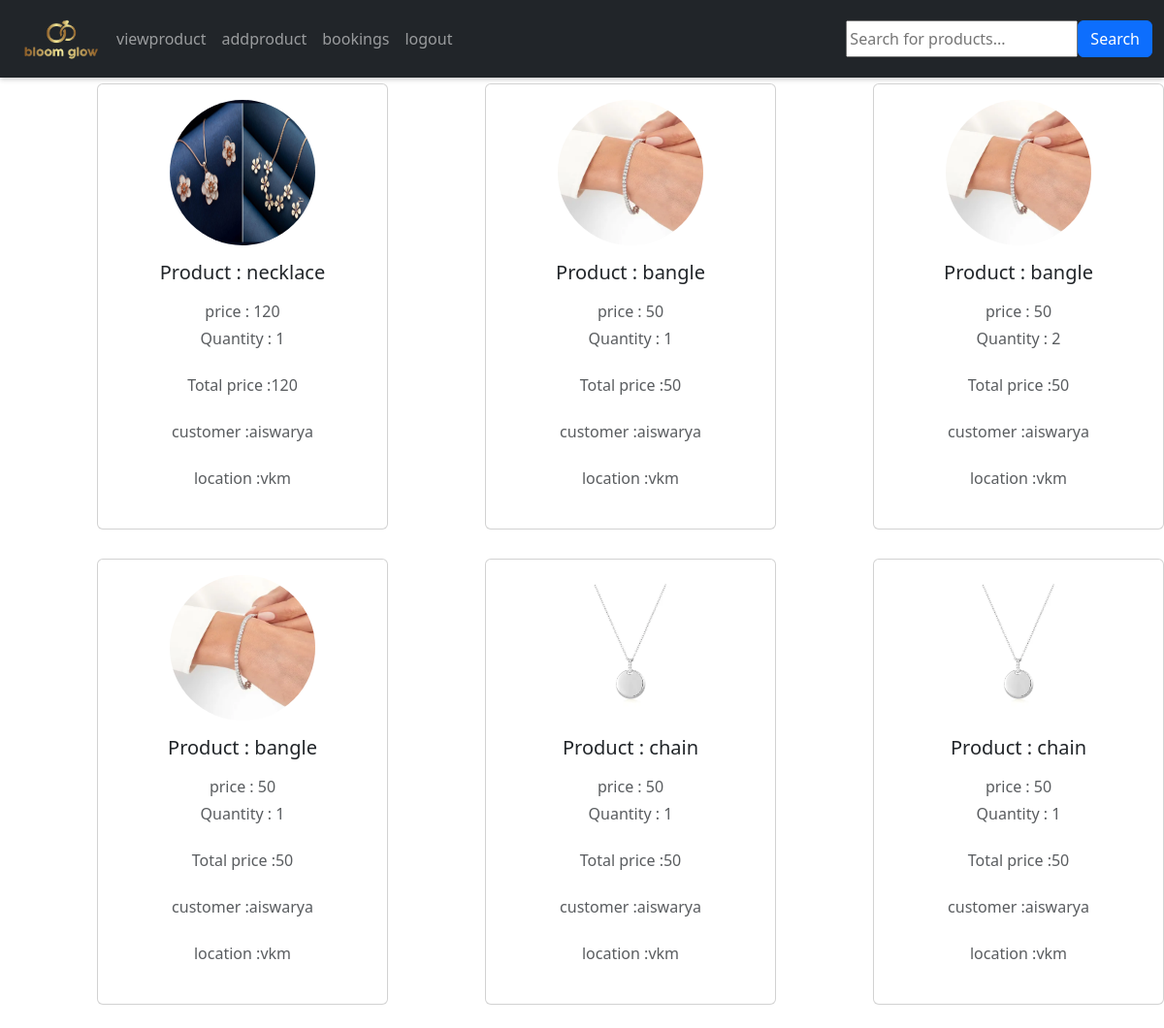
/bookinghistry (signed in), run on an earlier commit of the app's database.
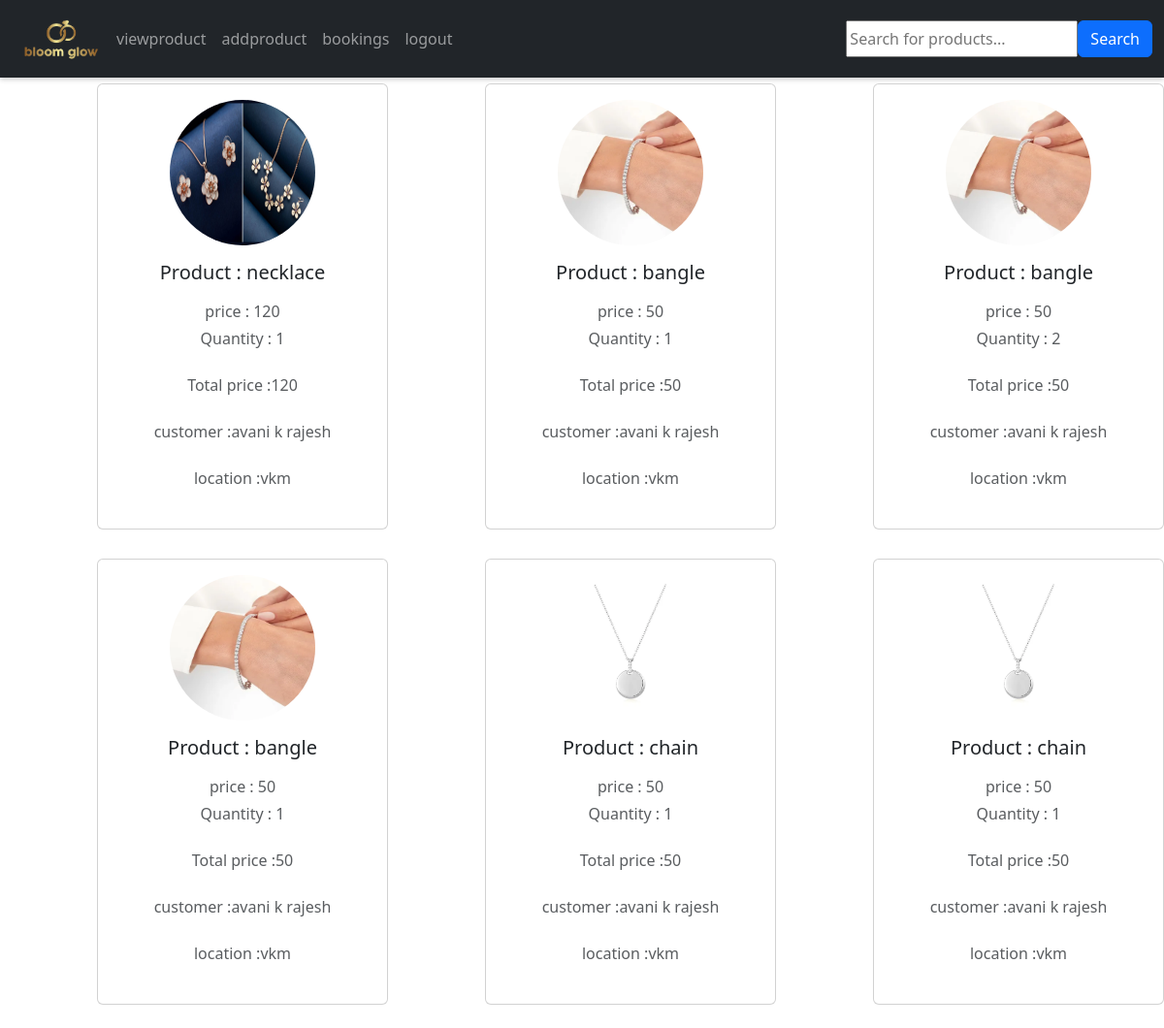
And on a later commit of the database.
### app/models.py (models this page shows, shortened)
class Buy(models.Model):
    product = models.ForeignKey(Product,on_delete=models.CASCADE)
    user = models.ForeignKey(Register,on_delete=models.CASCADE)
    date_of_buying = models.TextField()
    quantity = models.IntegerField()
    price = models.IntegerField()
    DELIVERY_STATUS_CHOICES = [
        ("Pending", "Pending"),
        ("Shipped", "Shipped"),
        ("In Transit", "In Transit"),
        ("Delivered", "Delivered"),
    ]
    delivery_status = models.CharField(
        max_length=20, choices=DELIVERY_STATUS_CHOICES, default="Pending"
    )
    def __str__(self):
        return f"{self.product.name} - {self.delivery_status}"

class Product(models.Model):
    shop = models.ForeignKey(Shopreg,on_delete=models.CASCADE)
    name = models.TextField()
    discription = models.TextField()
    price = models.IntegerField()
    quantity = models.IntegerField()
    offerprice = models.IntegerField()
    image = models.FileField()

class Register(models.Model):
    Email = models.EmailField(unique=True)
    name = models.TextField()
    phonenumber = models.IntegerField()
    password = models.TextField()
    location= models.TextField()

### app/views.py (the view)
# urls.py: path('bookinghistry',views.bookinghistry),
def bookinghistry(req):
    l=[]
    data=Product.objects.filter(shop=get_shop(req))
    for i in data:
        data1=Buy.objects.filter(product=i)
        l.append(data1)
    print(l)
    return render(req,'shop/bookinghistry.html',{'data':l})

### app/views.py (called while the page is built)
def get_shop(req):
    data=Shopreg.objects.get(Email=req.session['shop'])
    return data

### template/shop/bookinghistry.html (shortened to what this page needs)
<!DOCTYPE html>
<html lang="en">
<head>
  <link href="https://cdn.jsdelivr.net/npm/bootstrap@5.3.3/dist/css/bootstrap.min.css" rel="stylesheet">
</head>
<body>
  <nav id="nav" class="navbar navbar-expand-sm navbar-dark bg-dark">
    <div class="container-fluid">
      <a href="../viewpro" class="logo"  >
        <img src=" static/logo.png" alt="logo" width="100px">
      </a>
      <div class="collapse navbar-collapse" id="mynavbar">
        <ul class="navbar-nav me-auto">
          <li class="nav-item">
            <a class="nav-link" href="../viewpro">viewproduct</a>
          </li>
        <li class="nav-item">
          <a class="nav-link" href="../addpro">addproduct</a>
        </li>
      <li class="nav-item">
        <a class="nav-link" href="../bookinghistry">bookings</a>
      </li>
          <li class="nav-item">
            <a class="nav-link" href="../logout">logout</a>
          </li>
        </ul>
    <form class="d-flex" method="get" action="{% url 'product_search' %}">
      <input type="text" name="form-control me-2" placeholder="Search for products...">
      <button type="submit" class="btn btn-primary">Search</button>
    </form>
      </div>
    </div>
  </nav>
  {% for i in data %}
  {% for j in i %}
  <div class="card mb-4">
    <div class="card-body text-center">
      <img src="{{j.product.image.url}}" alt="avatar" class="rounded-circle img-fluid" style="width: 150px;height: 150px;">
      <h5 class="my-3">Product : {{j.product.name}}</h5>
      <p class="text-muted mb-1">price : {{j.price}}</p>
      <p class="text-muted mb-4">Quantity : {{j.quantity}}</p>
      <p class="text-muted mb-4">Total price :{{j.price}}</p>
      <p class="text-muted mb-4">customer :{{j.user.name}}</p>
      <p class="text-muted mb-4">location :{{j.user.location}}</p>
        </div>
    </div>
  {% endfor %}
  {% endfor %}
</body>
</html>

### template/shop/bookinghistry.html (style rules this page uses)
.card { float: left; width: 300px; margin-left: 100PX; padding: 0px; margin-top: 6px; }
.navbar .nav-link { transition: color 0.3s; / }
#nav { box-shadow: 0 2px 5px rgba(0, 0, 0, 0.2); height: 80px; margin: -20px -20px-20px 0; }

What changed in the data, as far as the page shows it:
changed through a linked row, Buy "necklace": user.name "aiswarya" → "avani k rajesh"
changed through a linked row, Buy (number 2 of 6 on the later page): user.name "aiswarya" → "avani k rajesh"
changed through a linked row, Buy (number 3 of 6 on the later page): user.name "aiswarya" → "avani k rajesh"
changed through a linked row, Buy (number 4 of 6 on the later page): user.name "aiswarya" → "avani k rajesh"
changed through a linked row, Buy (number 5 of 6 on the later page): user.name "aiswarya" → "avani k rajesh"
changed through a linked row, Buy (number 6 of 6 on the later page): user.name "aiswarya" → "avani k rajesh"
